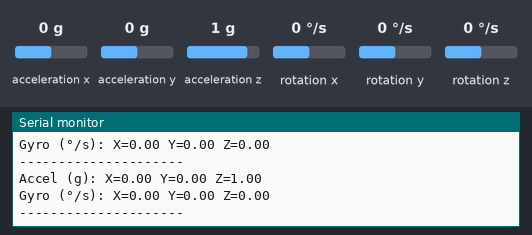
A sketch run on a simulated Arduino Uno, built with avr-gcc and run on an emulated ATmega328P. Shown: the last lines printed to the serial monitor. Inputs (shaded band) come from the test bench; at power-on: acceleration x 0 g, acceleration y 0 g, acceleration z 1 g, rotation x 0 °/s, rotation y 0 °/s, rotation z 0 °/s.

Above: at 1.2 s.
1.3 s: acceleration x set to -1.4 g
At 1.67 s:
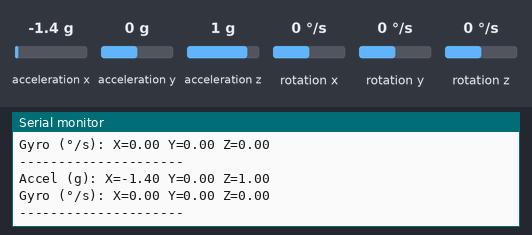
2.8 s: acceleration y set to -1.4 g
At 3.14 s:
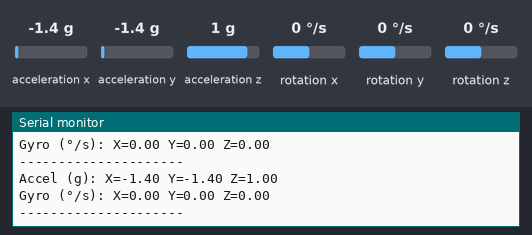
4.3 s: acceleration z set to -1.4 g
At 4.62 s:
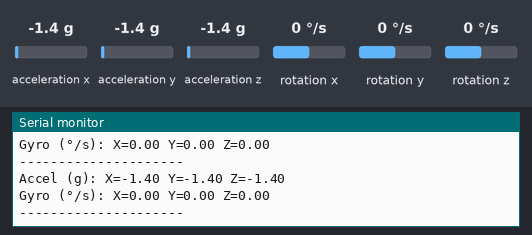
5.8 s: rotation x set to -192 °/s
At 6.1 s:
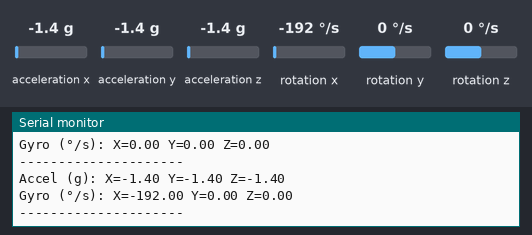
7.3 s: rotation y set to -192 °/s
At 7.59 s:
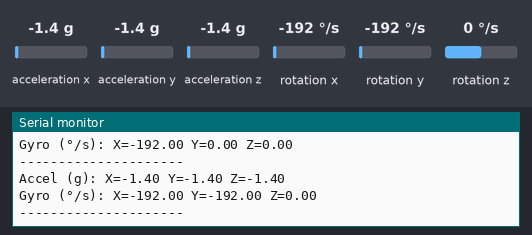

The sketch:

Arduino_code.ino
```cpp
#include <Wire.h>
#include <MPU6050.h>

MPU6050 mpu;

void setup() {
  Serial.begin(38400); // Make sure Serial Monitor is set to 38400
  Wire.begin();

  Serial.println("Setup complete!");
  Serial.println("Initializing I2C devices...");

  mpu.initialize();

  if (mpu.testConnection()) {
    Serial.println("MPU6050 connection successful!");
  } else {
    Serial.println("MPU6050 connection failed!");
    while (1); // Stop here if connection fails
  }
}

void loop() {
  int16_t ax, ay, az, gx, gy, gz;
  mpu.getMotion6(&ax, &ay, &az, &gx, &gy, &gz);

  // Convert to human-friendly units
  float ax_g = ax / 16384.0;
  float ay_g = ay / 16384.0;
  float az_g = az / 16384.0;

  float gx_dps = gx / 131.0;
  float gy_dps = gy / 131.0;
  float gz_dps = gz / 131.0;

  // Print readings
  Serial.print("Accel (g): X="); Serial.print(ax_g, 2);
  Serial.print(" Y="); Serial.print(ay_g, 2);
  Serial.print(" Z="); Serial.println(az_g, 2);

  Serial.print("Gyro (°/s): X="); Serial.print(gx_dps, 2);
  Serial.print(" Y="); Serial.print(gy_dps, 2);
  Serial.print(" Z="); Serial.println(gz_dps, 2);

  Serial.println("---------------------");
  delay(200); // Update every 0.2 seconds
}
```

Measured:
- after the input at 1.3 s, the serial monitor: prints a new line after 0.20 s (image 1)
- after the input at 2.8 s, the serial monitor: prints a new line after 0.17 s (image 2)
- after the input at 4.3 s, the serial monitor: prints a new line after 0.15 s (image 3)
- after the input at 5.8 s, the serial monitor: prints a new line after 0.14 s (image 4)
- after the input at 7.3 s, the serial monitor: prints a new line after 0.13 s (image 5)
